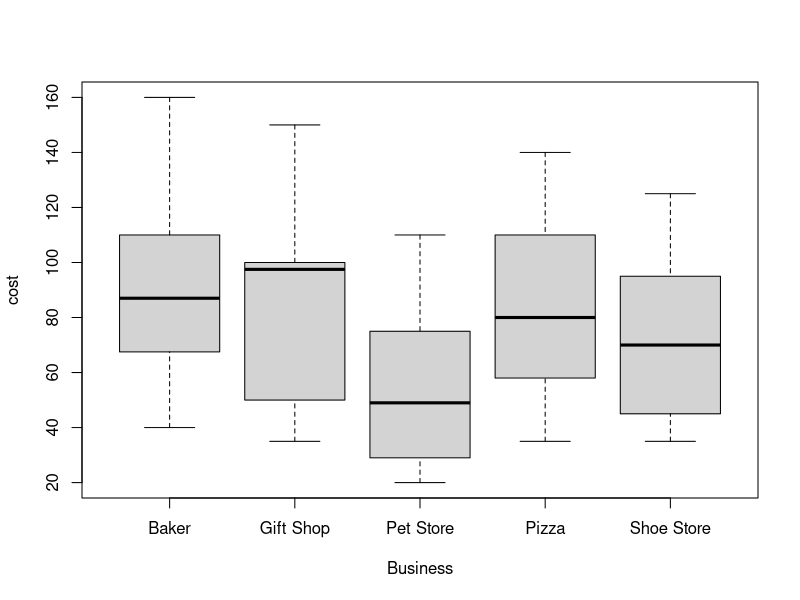
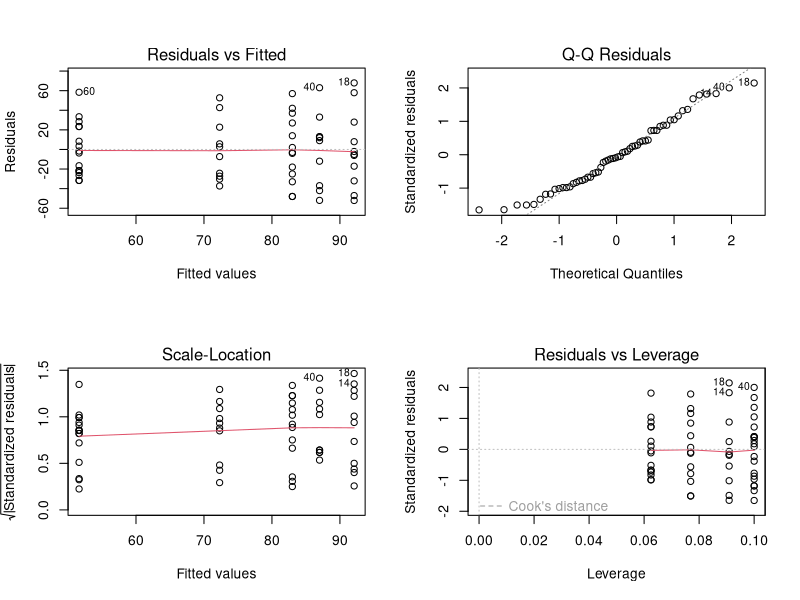
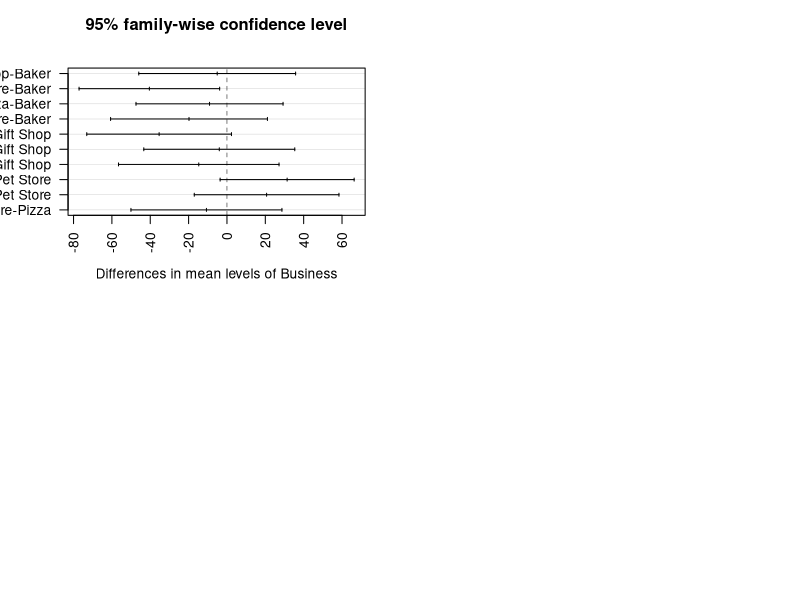

Reproduce these figures in R, in order.
## ---- chunk 1
knitr::opts_chunk$set(echo = TRUE)

if (!require(data.table)) {
  install.packages('data.table')
  require(data.table)
}
if (!require(stats)) {
  install.packages('stats')
  require(stats)
}
if (!require(car)) {
  install.packages('car')
  require(car)
}
if (!require(multcomp)) {
  install.packages('multcomp')
  require(multcomp)
}

library('data.table')
library('stats')
library('car')
library('multcomp')
## ---- chunk 2
setwd("~/MSDS/MSDS660/wk4")
dt <- read.csv("BusinessStartupCosts.csv")
dt <- as.data.table(dt)
dt
## ---- chunk 3
names(dt)[names(dt) == 'Cost.in.Thousands.of.Dollars'] <- 'cost'
dt$Business <- as.factor(dt$Business)
plot(cost ~ Business, data = dt)
## ---- chunk 4
afit <- aov(cost ~ Business, data = dt)
summary(afit)
coefficients(afit)

par(mfrow=c(2,2))
plot(afit)
## ---- chunk 5
leveneTest(cost ~ Business, data = dt)
## ---- chunk 6
TukeyHSD(afit, conf.level = 0.95)
## ---- chunk 7
plot(TukeyHSD(afit, conf.level=.95), las = 2)
## ---- chunk 8
pairwise.t.test(dt$cost, dt$Business, p.adjust="holm")
## ---- chunk 9
dunnet <- glht(afit, linfct = mcp(Business = "Dunnett"))
summary(dunnet)
